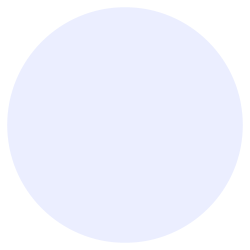
Frame 1 (no input)
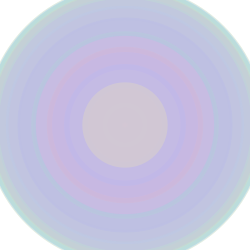
Frame 60 (the mouse pressed at the canvas centre just before this capture)
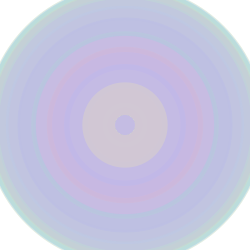
Frame 120 (the mouse held since frame 60 and released just before this capture)

The Processing sketch that drew these frames (run headless with seeded random() and noise(); from frame 60 on, the mouse is pressed at the canvas centre):

// Processing sketch: processing_24456
// ── processing_24456.pde

int counter;

void setup() {  //setup function called initially, only once
  size(250, 250);
  background(255);  //set background white
  colorMode(HSB);   //set colors to Hue, Saturation, Brightness mode
  counter = 0;
}

void draw() {  //draw function loops 
  counter++;
  noStroke();
  fill(random(255),100,255,50);
  
  if(mousePressed == true) { //add some interaction
    ellipse(mouseX, mouseY, 20, 20);
  }
  else {
    ellipse(width/2, height/2, 280*sin(counter), 280*sin(counter));
  }
}

                
                
